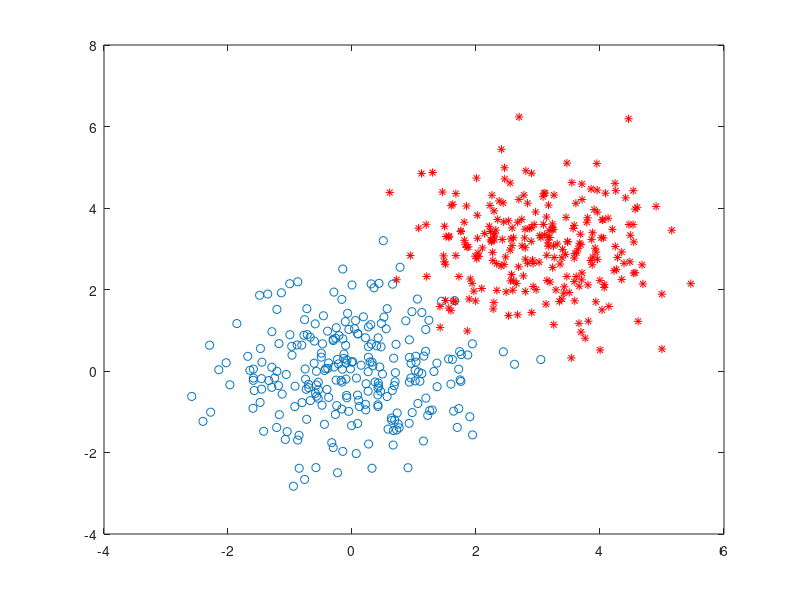

This figure's MATLAB source:
clear all
close all
clc

x1 = randn(1, 250);
x2 = randn(1, 250);

C1 = [x1; x2];

x1 = 3 + randn(1, 250);
x2 = 3 + randn(1, 250);

C2 = [x1; x2];

plot(C1(1,:),C1(2,:),'o')
hold on
plot(C2(1,:),C2(2,:),'*r')

mu0 = mean(C1(2:500))';
mu1 = mean(C2(2:500))';

cov0 = cov(C1(2: 500));
cov1 = cov(C2(2: 500));

n0 = length(C1);
n1 = length(C2);

w = (n0*cov0 + n1*cov1)\(mu1-mu0);
w = [-w'*(mu0 + mu1)/2 + 0.5 * log(n1/n0); w];
